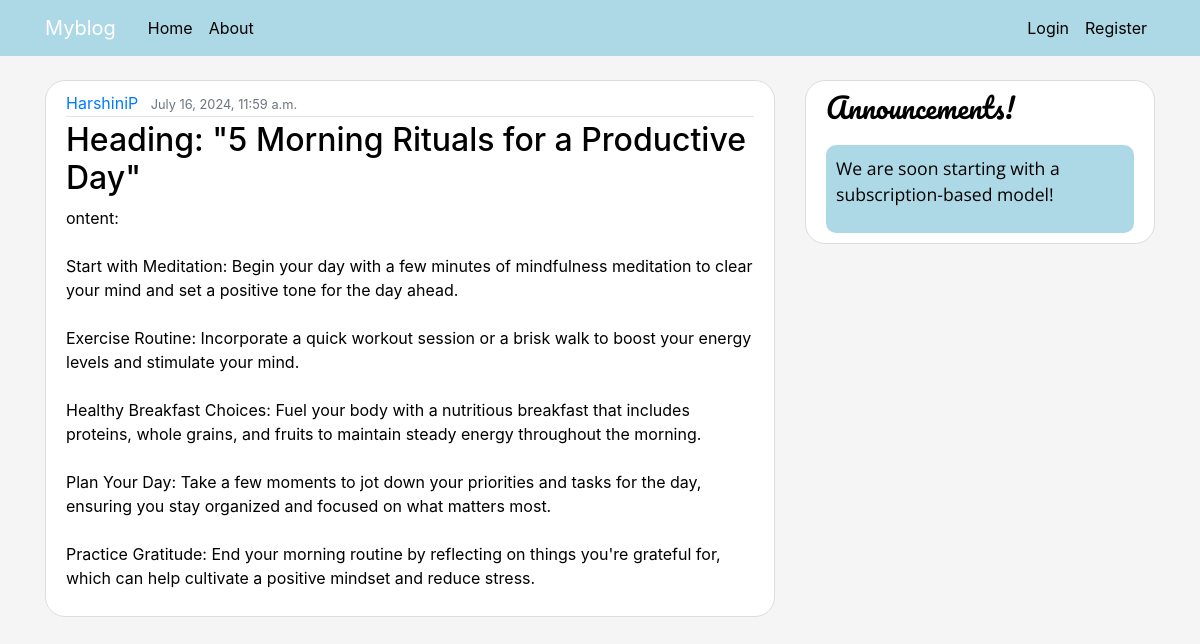
/post/16/, run on the app's committed database.
### Myblog/models.py (models this page shows, shortened)
class Post(models.Model):
    title=models.CharField(max_length=100)
    content=models.TextField()
    date_posted=models.DateTimeField(default=timezone.now)
    author=models.ForeignKey(User,on_delete=models.CASCADE)

### Myblog/views.py (the view)
class PostDetailView(DetailView):
    model=Post

### Myblog/templates/Myblog/post_detail.html (shortened to what this page needs)
{% extends "Myblog/base.html" %}
{% block content %}
<article class="media content-section">
    <div class="media-body">
        <div class="article-metadata">
            <a class="mr-2" href="{% url 'user-posts' object.author.username %}">{{ object.author }}</a>
            <small class="text-muted">{{ object.date_posted }}</small>
        </div>
        <h2 clas="article-title">{{ object.title }}</h2>
        <p class="article-content">{{ object.content }}</p>
    </div>
</article>
{% endblock %}

### Myblog/static/Myblog/main.css (style rules this page uses)
body { background :whitesmoke; color:black; margin-top: 5rem; }
h1, h2, h3, h4, h5, h6 { color:black; }
.content-section { background :white; padding: 10px 20px; border: 1px solid #dddddd; border-radius: 20px; margin-bottom: 20px; }
.article-content { white-space: pre-line; }
.article-metadata { padding-bottom: 1px; margin-bottom: 4px; border-bottom: 1px solid #e3e3e3 }

### data on the page
Post: author "HarshiniP", date_posted "July 16, 2024, 11:59 a.m.", title "Heading: \"5 Morning Rituals for a Productive Day\"", content "ontent: Start with Meditation: Begin your day with a few minutes of mindfulness meditation to clear your mind and set a positive tone for the day ahead. Exercise Routine: Incorporate a quick workout session or a brisk walk to boost your energy levels and stimulate your mind. Healthy Breakfast Choices: Fuel your body with a nutritious breakfast that includes proteins, whole grains, and fruits to maintain steady energy throughout the morning. Plan Your Day: Take a few moments to jot down your priorities and tasks for the day, ensuring you stay organized and focused on what matters most. Practice Gratitude: End your morning routine by reflecting on things you're grateful for, which can help…"
